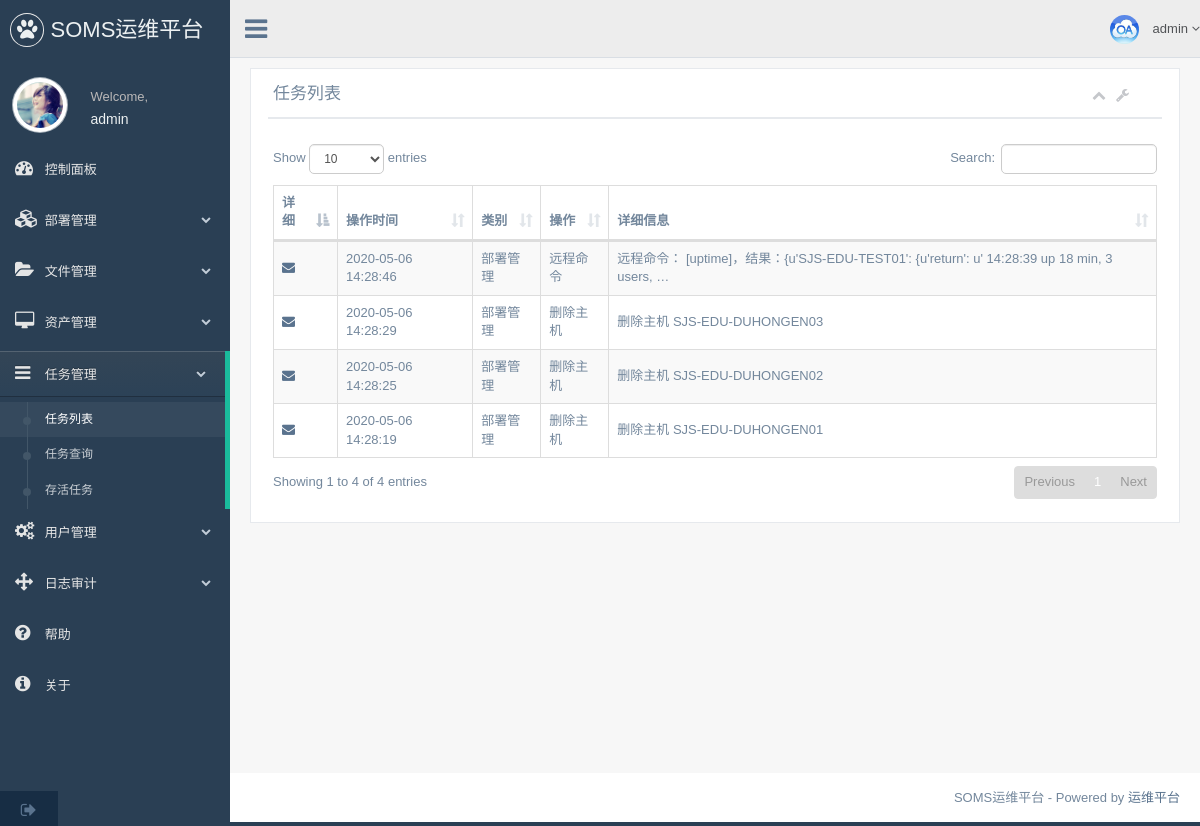
/deploy/task_list/ (signed in), run on the app's committed database.
### userauth/models.py (models this page shows, shortened)
class User(AbstractUser):
    USER_ROLE_CHOICES = (
        ('SU', u'超级管理员'),
        ('GA', u'组管理员'),
        ('CU', u'普通用户')
    )
    mfa = models.CharField(max_length=250, blank=True, null=True, verbose_name=u'MFA密钥')
    qq = models.CharField(max_length=16, blank=True, verbose_name=u'QQ', validators=[
        RegexValidator(regex='^[^0]\d{4,15}$', message=u'请输入正确的QQ号')])
    mobile = models.CharField(max_length=30, blank=True, verbose_name=u'联系电话', validators=[
        RegexValidator(regex='^[^0]\d{6,7}$|^[1]\d{10}$', message=u'请输入正确的电话或手机号码', code=u'号码错误')],
                              error_messages={'required': u'联系电话不能为空'})
    position = models.CharField(max_length=20, blank=True, verbose_name=u'职位')
    role = models.CharField(max_length=2, choices=USER_ROLE_CHOICES, default='CU')
    group = models.ManyToManyField(UserGroup, related_name='user_group_set', verbose_name=u'用户属组')
    class Meta:
        default_permissions = ()
        permissions = (
            ('view_user', u'查看用户'),
            ('edit_user', u'管理用户'),
        )
        verbose_name = u'用户'
        verbose_name_plural = u'用户管理'

### userperm/models.py (models this page shows)
class Message(models.Model):
    user = models.CharField(max_length=244, verbose_name=u'用户')
    audit_time = models.DateTimeField(auto_now_add=True, verbose_name=u'时间')
    type = models.CharField(max_length=10, verbose_name=u'类型')
    action = models.CharField(max_length=20, verbose_name=u'动作')
    action_ip = models.CharField(max_length=15, verbose_name=u'用户IP')
    content = models.TextField(verbose_name=u'内容')
    class Meta:
        default_permissions = ()
        permissions = (
            ("view_message", u"查看操作记录"),
            ("edit_message", u"管理操作记录"),
        )
        ordering = ['-audit_time']
        verbose_name = u'审计信息'
        verbose_name_plural = u'审计信息管理'

### deploy/views.py (the view)
# urls.py: url(r'^deploy/task_list/$', dviews.salt_task_list, name='task_list'),
@login_required
def salt_task_list(request):
    if request.user.has_perm('userperm.view_message'):
        if request.method == 'GET':
            if request.GET.has_key('tid'):
                tid = request.get_full_path().split('=')[1]
                log_detail = Message.objects.filter(user=request.user.first_name).filter(id=tid).exclude(
                    type=u'用户登录').exclude(type=u'用户退出')
                return render(request, 'salt_task_detail.html', {'log_detail': log_detail})
        logs = Message.objects.filter(user=request.user.first_name).exclude(type=u'用户登录').exclude(type=u'用户退出')[:200]
        return render(request, 'salt_task_list.html', {'all_logs': logs})
    else:
        raise Http404

### templates/salt_task_list.html (shortened to what this page needs)
{% extends 'base.html' %}
{% block css %}
<link href="/static/css/dataTables.bootstrap.min.css" rel="stylesheet">
{% endblock %}
{% block content %}
<div class="right_col" role="main">
    <div class="">
        <div class="row">
            <div class="col-md-12 col-sm-12 col-xs-12">
                <div class="x_panel">
                    <div class="x_title">
                        <h2>任务列表 </h2>
                        <ul class="nav navbar-right panel_toolbox">
                            <li><a class="collapse-link"><i class="fa fa-chevron-up"></i></a>
                            </li>
                            <li class="dropdown">
                            <a href="#" class="dropdown-toggle" data-toggle="dropdown" role="button" aria-expanded="false"><i class="fa fa-wrench"></i></a>
                            </li>
                            <li><a class="close-link"></a>
                            </li>
                        </ul>
                        <div class="clearfix"></div>
                    </div>
                    <div class="x_content table-responsive" style="padding-top:10px;border:none">
                        <table id="datatable" class="table table-striped table-bordered">
                            <thead>
                                <tr>
                                    <th>详细</th>
                                    <th>操作时间</th>
                                    <th>类别</th>
                                    <th>操作</th>
                                    <th>详细信息</th>
                                </tr>
                            </thead>
                            <tbody>
                                {% for i in all_logs %}
                                <tr>
                                    <td>
                                        <a href="{% url 'task_list' %}?tid={{ i.pk }}"><i class="fa fa-envelope "></i></a>
                                    </td>
                                    <td>{{ i.audit_time|date:"Y-m-d H:i:s" }}</td>
                                    <td>{{ i.type }}</td>
                                    <td>{{ i.action }}</td>
                                    <td>{{ i.content|safe|truncatewords:"10" }}</td>
                                </tr>
                                {% endfor %}
                            </tbody>
                        </table>
                    </div>
                </div>
            </div>
        </div>
    </div>
</div>
{% endblock %}

### templates/base.html (shortened to what this page needs)
<!DOCTYPE html>
<html lang="en">
<head>
    <link href="/static/css/bootstrap.min.css" rel="stylesheet" media="screen">
    <link href="/static/css/font-awesome.min.css" rel="stylesheet">
    {% block css %}
    {% endblock %}
    <link href="/static/css/custom.min.css" rel="stylesheet">
</head>
<body class="nav-md">
<div class="container body">
    <div class="main_container">
        <div class="col-md-3 left_col">
            <div class="left_col scroll-view">
                <div class="navbar nav_title" style="border: 0;">
                    <a href="/" class="site_title"><i class="fa fa-paw"></i> <span>SOMS运维平台</span></a>
                </div>
                <div class="profile">
                    <div class="profile_pic">
                        <img src="/static/img/avatar1.jpg" alt="..." class="img-circle profile_img">
                    </div>
                    <div class="profile_info">
                        <span>Welcome,</span>
                        <h2>{% if request.user.first_name %}{{ request.user.first_name }}{% else %}
                            {{ request.user }}{% endif %}</h2>
                    </div>
                </div>
                <br/>
                <div id="sidebar-menu" class="main_menu_side hidden-print main_menu">
                    <div class="menu_section">
                        <ul class="nav side-menu">
                            <li><a href="{% url 'index' %}"><i class="fa fa-tachometer"></i> 控制面板 </a>
                            </li>
                            {% if perms.deploy.view_deploy %}
                                <li><a><i class="fa fa-cubes"></i> 部署管理 <span class="fa fa-chevron-down"></span></a>
                                </li>
                            {% endif %}
                            {% if perms.deploy.view_filemanage %}
                                <li><a><i class="fa fa-folder-open"></i> 文件管理 <span
                                        class="fa fa-chevron-down"></span></a>
                                </li>
                            {% endif %}
                            {% if perms.asset.view_asset %}
                                <li><a><i class="fa fa-desktop"></i> 资产管理 <span class="fa fa-chevron-down"></span></a>
                                </li>
                            {% endif %}
                            {% if perms.userperm.view_message %}
                                <li><a><i class="fa fa-bars"></i> 任务管理 <span class="fa fa-chevron-down"></span></a>
                                    <ul class="nav child_menu">
                                        <li><a href="{% url 'task_list' %}">任务列表</a></li>
                                        <li><a href="{% url 'task_check' %}">任务查询</a></li>
                                        <li><a href="{% url 'task_running' %}">存活任务</a></li>
                                    </ul>
                                </li>
                            {% endif %}
                            {% if request.user.is_superuser %}
                                <li><a><i class="fa fa-cogs"></i> 用户管理 <span class="fa fa-chevron-down"></span></a>
                                </li>
                                <li><a><i class="fa fa-arrows"></i> 日志审计 <span class="fa fa-chevron-down"></span></a>
                                </li>
                            {% endif %}
                            <li><a href="{% url 'help' %}"><i class="fa fa-question-circle"></i> 帮助 </a>
                            </li>
                            <li><a href="{% url 'about' %}"><i class="fa fa-info-circle"></i> 关于 </a>
                            </li>
                    </div>
                </div>
                <div class="sidebar-footer hidden-small">
                    <a href="{% url 'logout' %}" data-toggle="tooltip" data-placement="top" title="Logout">
                        <span class="fa fa-sign-out" aria-hidden="true"></span>
                    </a>
                </div>
            </div>
        </div>
        <div class="top_nav">
            <div class="nav_menu">
                <nav class="" role="navigation">
                    <div class="nav toggle">
                        <a id="menu_toggle"><i class="fa fa-bars"></i></a>
                    </div>
                    <ul class="nav navbar-nav navbar-right">
                        <li class="">
                            <a href="javascript:;" class="user-profile dropdown-toggle" data-toggle="dropdown"
                               aria-expanded="false">
                                <img src="/static/img/avatar2.jpg" alt="">
                                {% if request.user.first_name %}
                                    {{ request.user.first_name }}
                                {% else %}
                                    {{ request.user }}
                                {% endif %}
                                <span class=" fa fa-angle-down"></span>
                            </a>
                        </li>
                    </ul>
                </nav>
            </div>
        </div>
        {% if not request.user.mfa %}
            <div class="right_col" role="main">
                <div class="">
                    <div class="clearfix"></div>
                    <div class="row">
                        <div class="col-md-12 col-sm-12 col-xs-12">
                            <div class="x_panel">
                                <div class="x_title">
                                    <h2>MFA密钥 </h2>
                                    <ul class="nav navbar-right panel_toolbox">
                                        <li><a class="collapse-link"><i class="fa fa-chevron-up"></i></a>
                                        </li>
                                        <li class="dropdown">
                                            <a href="#" class="dropdown-toggle" data-toggle="dropdown" role="button"
                                               aria-expanded="false"><i class="fa fa-wrench"></i></a>
                                            <ul class="dropdown-menu" role="menu">
                                                <li><a href="#">Settings 1</a>
                                                </li>
                                                <li><a href="#">Settings 2</a>
                                                </li>
                                            </ul>
                                        </li>
                                        <li><a class="close-link"><i class="fa fa-close"></i></a>
                                        </li>
                                    </ul>
                                    <div class="clearfix"></div>
                                </div>
                                <div class="x_content">
                                    {% if security_key %}
                                    <form method="post" action="/">
                                        {% csrf_token %}
                                        登录二次验证密钥已生成，请使用谷歌身份验证器添加。(请保存好安全密钥！
                                        <a href="https://play.google.com/store/apps/details?id=com.google.android.apps.authenticator2"
                                           target="_blank">谷歌身份验证器下载</a>
                                        )<br/>
                                        安全密钥： {{ security_key }}<br/>
                                        <input type="hidden" name="security_key" value="{{ security_key }}" />
                                        扫描二维码：<br/>
                                        <img src="/media/qrcode/{{ request.user.pk }}/{{ request.user.username }}.png" style="margin-left: 80px;"/> <br/>
                                        添加完后请点击<br/>
                                        <button class="btn btn-success btn-md" style="margin-left: 105px;">确认完成</button>
                                    </form>
                                        {% else %}
                                        请返回&nbsp;<a href="/"><span class="label label-success">控制面板</span></a>&nbsp;绑定登录二次验证.
                                        {% endif %}
                                    <div class="ln_solid"></div>
                                </div>
                            </div>
                        </div>
                    </div>
                </div>
            </div>
        {% else %}
            {% block content %}
            {% endblock %}
        {% endif %}
        <footer>
            <div class="pull-right">
                SOMS运维平台 - Powered by <a href="https://imaojia.com" target="_blank">运维平台</a>
            </div>
            <div class="clearfix"></div>
        </footer>
    </div>
</div>
</body>
</html>

### data on the page
User: user "admin"
Message: audit_time "2020-05-06 14:28:46", type "部署管理", action "远程命令", content "远程命令： [uptime]，结果：{u'SJS-EDU-TEST01': {u'return': u' 14:28:39 up 18 min, 3 users, …"
Message: audit_time "2020-05-06 14:28:29", type "部署管理", action "删除主机", content "删除主机 SJS-EDU-DUHONGEN03"
Message: audit_time "2020-05-06 14:28:25", type "部署管理", action "删除主机", content "删除主机 SJS-EDU-DUHONGEN02"
Message: audit_time "2020-05-06 14:28:19", type "部署管理", action "删除主机", content "删除主机 SJS-EDU-DUHONGEN01"
